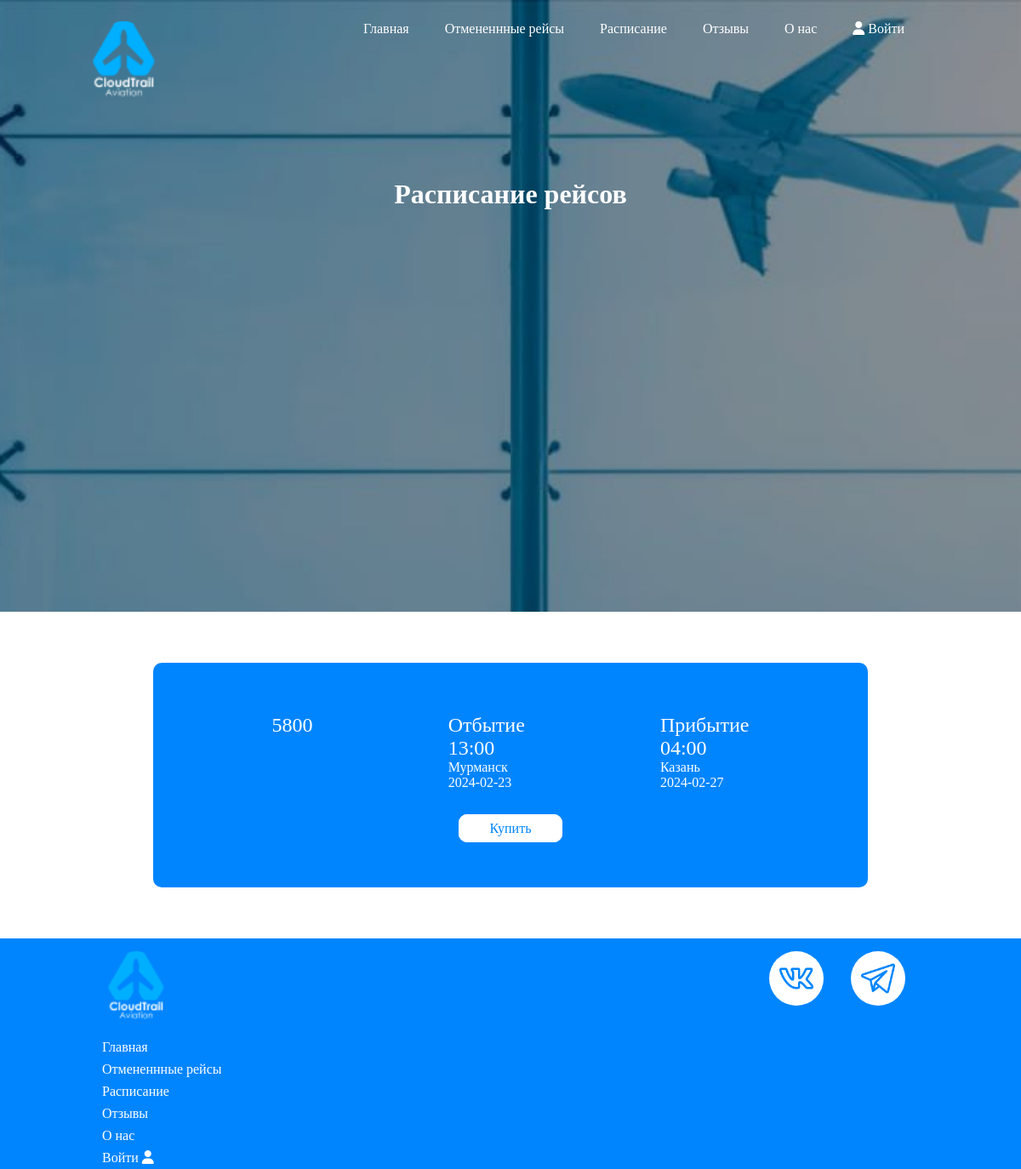
Page /pages/raspisanie.php on the committed database.
### tables this page shows
CREATE TABLE `flights` (
  `id` int NOT NULL,
  `whence` varchar(100) NOT NULL,
  `wheres` varchar(100) NOT NULL,
  `ddate` varchar(100) NOT NULL,
  `adate` varchar(100) NOT NULL,
  `etime` text NOT NULL,
  `atime` text NOT NULL,
  `price` int NOT NULL,
  `status` int NOT NULL DEFAULT '1'
);

### pages/raspisanie.php (the view, shortened to what this page needs)
<!DOCTYPE html>
<html lang="en">
<head>
    <link rel="stylesheet" type="text/css" href="../styles/styles.css">
</head>
<body>
    <div class="heads">
        <?php
        include_once '../controllers/header_menu_second.php';
        ?>
        <h1>Расписание рейсов</h1>
    </div>
    <?php
    $str_out = "SELECT * FROM `flights` WHERE `status` = 2";
    $run_out = mysqli_query($connect, $str_out);
            while ($flights = mysqli_fetch_array($run_out)) {
                echo "<div class='out out_schedule'>
                <div class='out_main'>
                    <div class='out_price'>$flights[price]</div>
                    <div>
                        <p class='out_price'>Отбытие</p>
                        <p class='out_price'>$flights[etime]</p>
                        <p>$flights[whence]</p>
                        <p>$flights[ddate]</p>
                    </div>
                    <div>
                        <p class='out_price'>Прибытие</p>
                        <p class='out_price'>$flights[atime]</p>
                        <p>$flights[wheres]</p>
                        <p>$flights[adate]</p>
                    </div>
                </div>
                <div class='out_buy'>
                    <form class='out_form'>
                        <a href=buy.php?buy=$flights[id] target='_blank'>Купить</a>
                    </form>
                </div>
            </div>";
            }
    ?>
    <?php
        include_once '../controllers/footer.php';
    ?>
</body>
</html>

### styles/styles.css (style rules this page uses)
body { margin: 0px 0px 0px 0px; font-family: 'Century Gothic'; }
a { text-decoration: none; color:white; }
.heads { max-width:100%; height: 719px; background-image: url(../img/head.jpg); background-size: cover; background-repeat: no-repeat; background-position: center center; background-attachment: fixed; }
h1 { color: white; text-align: center; margin-top: 60px; margin-bottom: 110px; }
* { margin: 0; padding: 0; box-sizing: border-box; font-family: 'Century Gothic'; }
.out_main { display: flex; flex-direction: row; flex-wrap: wrap; justify-content: space-around; align-items: flex-start; }
.out { background-color: #0085FF; display: flex; flex-direction: column; margin: 0 15%; flex-wrap: wrap; border-radius: 10px; color: #fff; padding: 5%; margin-bottom: 5%; }
.out_form a { background-color: #fff; border-radius: 10px; color: #0085FF; border: 1px solid #fff; padding: 1% 5%; transition: 0.3s all; }
.out_price { font-size: 24px; }
.out_buy { text-align: center; margin-top: 5%; }
.out_schedule { margin-top: 5%; }

### rows in the picture
flights: price "5800", etime "13:00", whence "Мурманск", ddate "2024-02-23", atime "04:00", wheres "Казань", adate "2024-02-27"
